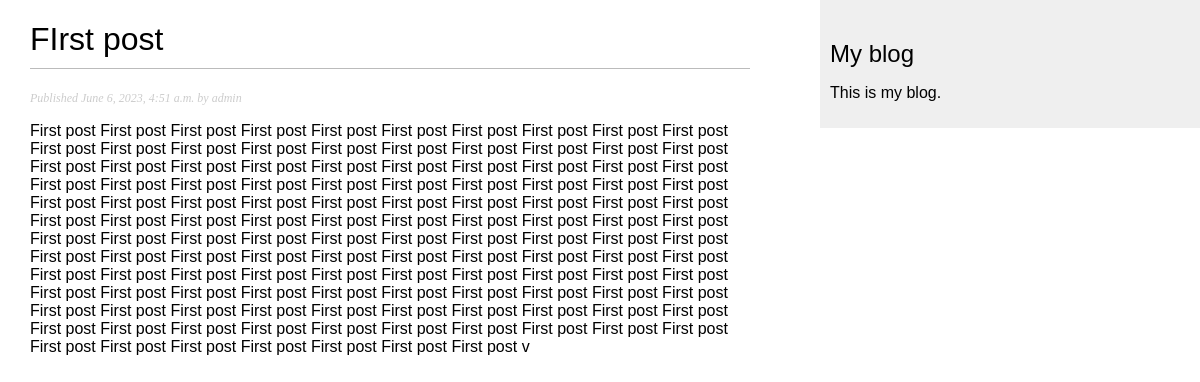
Page /blog/1/ on the committed database.
### blog/models.py (models this page shows, shortened)
class Post(models.Model):
    class Status(models.TextChoices):
        DRAFT = 'DF', 'Draft'
        PUBLISHED = 'PB', 'Published'
    title = models.CharField(max_length=250)
    slug = models.SlugField(max_length=250)
    body = models.TextField()
    publish = models.DateTimeField(default=timezone.now)
    created = models.DateTimeField(auto_now_add=True)
    update = models.DateTimeField(auto_now=True)
    status = models.CharField(max_length=2,
                              choices=Status.choices,
                              default=Status.DRAFT)
    author = models.ForeignKey(User,
                               on_delete=models.CASCADE,
                               related_name='blog_posts')
    objects = models.Manager()
    published = PublishedManager()
    class Meta:
        ordering = ['-publish']
        indexes = [
            models.Index(fields=['-publish'])
        ]

### blog/views.py (the view)
# urls.py: path('<int:id>/', views.post_detail, name='post_detail'),
def post_detail(request, id):
    post = get_object_or_404(Post,
                             id=id,
                             status=Post.Status.PUBLISHED)
    return render(request,
                  'blog/post/detail.html',
                  {'post': post})

### blog/templates/blog/post/detail.html (shortened to what this page needs)
{% extends "blog/base.html" %}
{% block content %}
  <h1>{{ post.title }}</h1>
  <p class="date">
    Published {{ post.publish }} by {{ post.author }}
  </p>
  {{ post.body|linebreaks }}
{% endblock %}

### blog/static/css/blog.css (style rules this page uses)
body { margin:0; padding:0; font-family:helvetica, sans-serif; }
h1 { font-weight:normal; border-bottom:1px solid #bbb; padding:0 0 10px 0; }
p.date { color:#ccc; font-family: georgia, serif; font-size: 12px; font-style: italic; }

### rows in the picture
Post: title "FIrst post", publish "June 6, 2023, 4:51 a.m.", author "admin", body "First post First post First post First post First post First post First post First post First post First post First post First post First post First post First post First post First post First post First post First post First post First post First post First post First post First post First post First post First post First post First post First post First post First post First post First post First post First post First post First post First post First post First post First post First post First post First post First post First post First post First post First post First post First post First post First post First post First post First post First post First post First post First post First…"
